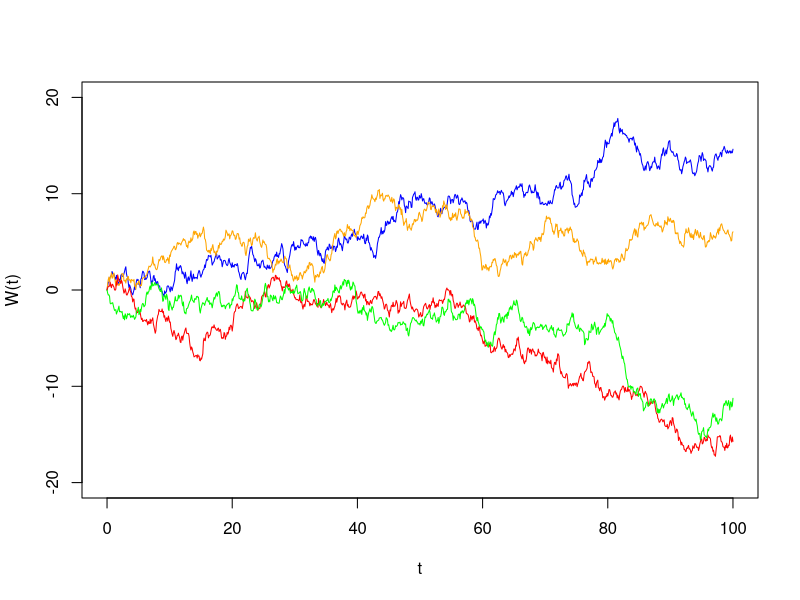

Reproduce this figure in R.
# R version: 4.0.3 (2020-10-10)
# Platform: x86_64-apple-darwin17.0
# OS: macOS Mojave 10.14.1

#########################################################################
### Brownian Motion Simulation

set.seed(72)


# t is the endpoint of our time range,
# n is the number of steps in the simulation
# So in practice we're sampling n copies of the normal distribution
# on a timescale of length t/n and summing them

t = 100
n = 1000
numPaths = 4
steps = seq(0, t, length = n + 1)
A = replicate(numPaths, {
  bm <- c(0, cumsum(rnorm(n, 0, sqrt(t/n))))
}) 

timescale = seq(0, t, length = n + 1)

plot(timescale, A[, 1], type = "l", col = "blue", ylim = c(-20, 20), xlab = "t", ylab = "W(t)")
lines(timescale, A[, 2], type = "l", col = "orange")
lines(timescale, A[, 3], type = "l", col = "red")
lines(timescale, A[, 4], type = "l", col = "green")
